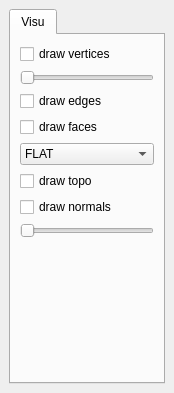
<?xml version="1.0" encoding="UTF-8"?>
<ui version="4.0">
 <class>DockWidget</class>
 <widget class="QDockWidget" name="DockWidget">
  <property name="geometry">
   <rect>
    <x>0</x>
    <y>0</y>
    <width>174</width>
    <height>393</height>
   </rect>
  </property>
  <property name="minimumSize">
   <size>
    <width>174</width>
    <height>393</height>
   </size>
  </property>
  <property name="windowTitle">
   <string>Commands</string>
  </property>
  <widget class="QWidget" name="dockWidgetContents">
   <layout class="QVBoxLayout" name="verticalLayout_3">
    <item>
     <widget class="QTabWidget" name="tabWidget">
      <property name="currentIndex">
       <number>0</number>
      </property>
      <widget class="QWidget" name="tab">
       <attribute name="title">
        <string>Visu</string>
       </attribute>
       <layout class="QVBoxLayout" name="verticalLayout">
        <item>
         <widget class="QCheckBox" name="check_drawVertices">
          <property name="text">
           <string>draw vertices</string>
          </property>
         </widget>
        </item>
        <item>
         <widget class="QSlider" name="slider_verticesSize">
          <property name="orientation">
           <enum>Qt::Horizontal</enum>
          </property>
         </widget>
        </item>
        <item>
         <widget class="QCheckBox" name="check_drawEdges">
          <property name="text">
           <string>draw edges</string>
          </property>
         </widget>
        </item>
        <item>
         <widget class="QCheckBox" name="check_drawFaces">
          <property name="text">
           <string>draw faces</string>
          </property>
         </widget>
        </item>
        <item>
         <widget class="QComboBox" name="combo_faceLighting">
          <item>
           <property name="text">
            <string>FLAT</string>
           </property>
          </item>
          <item>
           <property name="text">
            <string>PHONG</string>
           </property>
          </item>
          <item>
           <property name="text">
            <string>COLOR</string>
           </property>
          </item>
         </widget>
        </item>
        <item>
         <widget class="QCheckBox" name="check_drawTopo">
          <property name="text">
           <string>draw topo</string>
          </property>
         </widget>
        </item>
        <item>
         <widget class="QCheckBox" name="check_drawNormals">
          <property name="text">
           <string>draw normals</string>
          </property>
         </widget>
        </item>
        <item>
         <widget class="QSlider" name="slider_normalsSize">
          <property name="orientation">
           <enum>Qt::Horizontal</enum>
          </property>
         </widget>
        </item>
        <item>
         <spacer name="verticalSpacer">
          <property name="orientation">
           <enum>Qt::Vertical</enum>
          </property>
          <property name="sizeHint" stdset="0">
           <size>
            <width>20</width>
            <height>40</height>
           </size>
          </property>
         </spacer>
        </item>
       </layout>
      </widget>
     </widget>
    </item>
   </layout>
  </widget>
 </widget>
 <resources/>
 <connections>
  <connection>
   <sender>check_drawFaces</sender>
   <signal>toggled(bool)</signal>
   <receiver>combo_faceLighting</receiver>
   <slot>setVisible(bool)</slot>
   <hints>
    <hint type="sourcelabel">
     <x>65</x>
     <y>98</y>
    </hint>
    <hint type="destinationlabel">
     <x>65</x>
     <y>127</y>
    </hint>
   </hints>
  </connection>
  <connection>
   <sender>check_drawNormals</sender>
   <signal>toggled(bool)</signal>
   <receiver>slider_normalsSize</receiver>
   <slot>setVisible(bool)</slot>
   <hints>
    <hint type="sourcelabel">
     <x>75</x>
     <y>191</y>
    </hint>
    <hint type="destinationlabel">
     <x>75</x>
     <y>222</y>
    </hint>
   </hints>
  </connection>
  <connection>
   <sender>check_drawVertices</sender>
   <signal>toggled(bool)</signal>
   <receiver>slider_verticesSize</receiver>
   <slot>setVisible(bool)</slot>
   <hints>
    <hint type="sourcelabel">
     <x>75</x>
     <y>44</y>
    </hint>
    <hint type="destinationlabel">
     <x>75</x>
     <y>75</y>
    </hint>
   </hints>
  </connection>
 </connections>
</ui>
